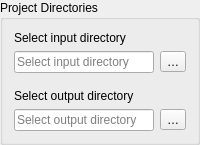
            <widget class="QGroupBox" name="groupBox_9">
             <property name="sizePolicy">
              <sizepolicy hsizetype="Minimum" vsizetype="Minimum">
               <horstretch>0</horstretch>
               <verstretch>0</verstretch>
              </sizepolicy>
             </property>
             <property name="toolTip">
              <string/>
             </property>
             <property name="whatsThis">
              <string/>
             </property>
             <property name="title">
              <string>Project Directories</string>
             </property>
             <layout class="QVBoxLayout" name="verticalLayout_21">
              <item>
               <layout class="QGridLayout" name="gridLayout_14">
                <item row="0" column="0">
                 <widget class="QLabel" name="label_InputFolder">
                  <property name="toolTip">
                   <string>Folder with data inputs.</string>
                  </property>
                  <property name="whatsThis">
                   <string>Path to folder where all necessary inputs to run the model are located.</string>
                  </property>
                  <property name="text">
                   <string>Select input directory</string>
                  </property>
                  <property name="buddy">
                   <cstring>toolButton_InputFolder</cstring>
                  </property>
                 </widget>
                </item>
                <item row="1" column="0">
                 <layout class="QHBoxLayout" name="horizontalLayout_40">
                  <item>
                   <widget class="QLineEdit" name="lineEdit_InputFolder">
                    <property name="toolTip">
                     <string>Folder with data inputs.</string>
                    </property>
                    <property name="whatsThis">
                     <string>Path to folder where all necessary inputs to run the model are located.</string>
                    </property>
                    <property name="placeholderText">
                     <string>Select input directory</string>
                    </property>
                    <property name="clearButtonEnabled">
                     <bool>true</bool>
                    </property>
                   </widget>
                  </item>
                  <item>
                   <widget class="QToolButton" name="toolButton_InputFolder">
                    <property name="toolTip">
                     <string>Folder with data inputs.</string>
                    </property>
                    <property name="whatsThis">
                     <string>Path to folder where all necessary inputs to run the model are located.</string>
                    </property>
                    <property name="text">
                     <string>…</string>
                    </property>
                   </widget>
                  </item>
                 </layout>
                </item>
               </layout>
              </item>
              <item>
               <spacer name="verticalSpacer_9">
                <property name="orientation">
                 <enum>Qt::Vertical</enum>
                </property>
                <property name="sizeType">
                 <enum>QSizePolicy::Minimum</enum>
                </property>
                <property name="sizeHint" stdset="0">
                 <size>
                  <width>20</width>
                  <height>10</height>
                 </size>
                </property>
               </spacer>
              </item>
              <item>
               <layout class="QGridLayout" name="gridLayout_15">
                <item row="0" column="0">
                 <widget class="QLabel" name="label_OutputFolder">
                  <property name="toolTip">
                   <string>Folder where the results will be saved.</string>
                  </property>
                  <property name="whatsThis">
                   <string>The directory where the results will be saved after the simulation.</string>
                  </property>
                  <property name="text">
                   <string>Select output directory</string>
                  </property>
                  <property name="buddy">
                   <cstring>toolButton_OutputFolder</cstring>
                  </property>
                 </widget>
                </item>
                <item row="1" column="0">
                 <layout class="QHBoxLayout" name="horizontalLayout_39">
                  <item>
                   <widget class="QLineEdit" name="lineEdit_OutputFolder">
                    <property name="toolTip">
                     <string>Folder where the results will be saved.</string>
                    </property>
                    <property name="whatsThis">
                     <string>The directory where the results will be saved after the simulation.</string>
                    </property>
                    <property name="placeholderText">
                     <string>Select output directory</string>
                    </property>
                    <property name="clearButtonEnabled">
                     <bool>true</bool>
                    </property>
                   </widget>
                  </item>
                  <item>
                   <widget class="QToolButton" name="toolButton_OutputFolder">
                    <property name="toolTip">
                     <string>Folder where the results will be saved.</string>
                    </property>
                    <property name="whatsThis">
                     <string>The directory where the results will be saved after the simulation.</string>
                    </property>
                    <property name="text">
                     <string>…</string>
                    </property>
                   </widget>
                  </item>
                 </layout>
                </item>
               </layout>
              </item>
             </layout>
            </widget>
